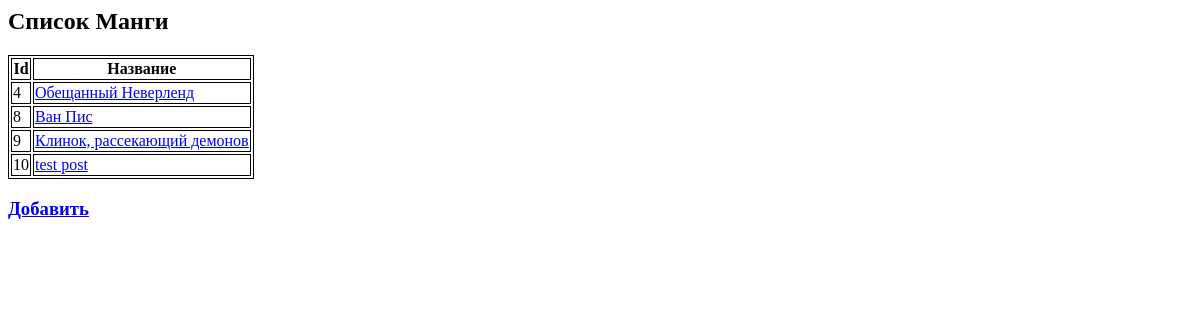
Before: /core/ with the older database file.
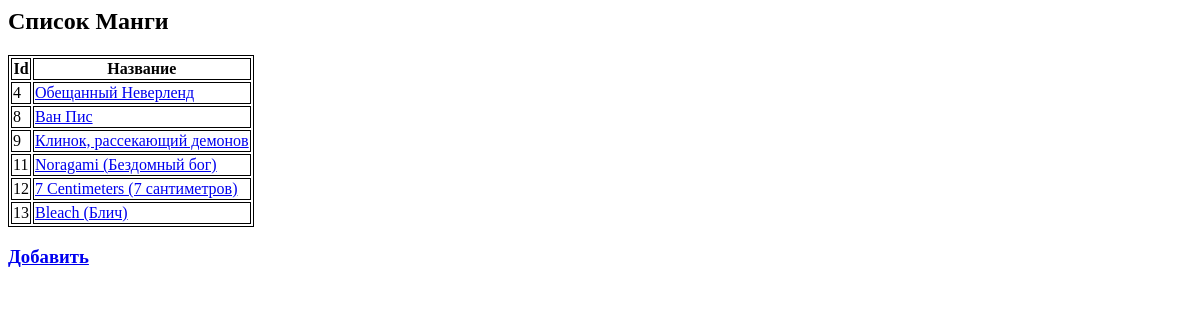
After: the same page with the newer database file.
### core/models.py (models this page shows, shortened)
class Manga(models.Model):
    title = models.CharField(max_length=256)
    preview_image_url = models.ImageField(upload_to='manga')
    description = models.CharField(max_length=500)
    sources = models.ManyToManyField(Source)
    tags = models.ManyToManyField(Tag)
    upload_date =  models.ManyToManyField(DateUp)
    updated = models.DateTimeField(auto_now=True)

### core/views.py (the view)
# urls.py: path('', views.index, name='index'),
def index(request):
    manga_list = []
    manga = Manga.objects.all()
    '''
    page = Page.objects.values_list('chapter_id', flat=True)
    for pages in page:
        chapter = Chapter.objects.filter(id=pages).values_list('manga_id', flat=True)
        for chapters in chapter:
            manga = Manga.objects.filter(id=chapters)
            manga_list.append(manga)
    '''
    return render(request, "index.html", {"manga": manga})

### core/templates/index.html
{% load static %}
<link rel="stylesheet" type="text/css" href="{% static 'core/style.css' %}">
    <h2>Список Манги</h2>
    <table>
        <tr><th>Id</th><th>Название</th></tr>
        {% for manags in manga %}
            <tr><td>{{ manags.id }}</td><td><a href="detail/{{ manags.id }}">{{ manags.title }}</a></td></tr>
        {% endfor %}
    </table>
<h3><a href="add">Добавить</a></h3>

### core/static/core/style.css (style rules this page uses)
table, th, td { border: 1px solid black; }

Changed rows visible on the page:
removed Manga: id "10", title "test post"
added Manga: id "11", title "Noragami (Бездомный бог)"
added Manga: id "12", title "7 Centimeters (7 сантиметров)"
added Manga: id "13", title "Bleach (Блич)"
